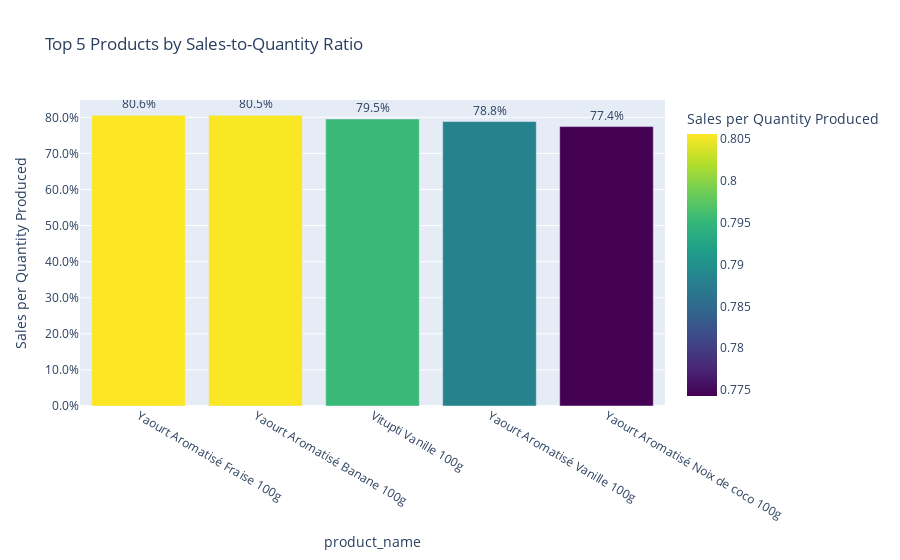

The notebook cell this image was saved under:
### Code cell
# Compute top 5 products by sales per quantity
df_product_sales = df.groupby("product_name").agg(
    total_sales=('sold_quantity', 'sum'),
    total_produced=('production_quantity', 'sum')
).reset_index()

df_product_sales['sales_per_quantity'] = df_product_sales['total_sales'] / df_product_sales['total_produced']
df_top5_products = df_product_sales.nlargest(5, "sales_per_quantity")

# Create an interactive Plotly bar chart
fig = px.bar(
    df_top5_products, 
    x="product_name", 
    y="sales_per_quantity", 
    text=df_top5_products["sales_per_quantity"].apply(lambda x: f"{x*100:.1f}%"),  # Show percentage
    labels={"sales_per_quantity": "Sales per Quantity Produced"},
    title="Top 5 Products by Sales-to-Quantity Ratio",
    color="sales_per_quantity",  # Color based on value
    color_continuous_scale="Viridis"  # Adjust color scale
)

# Format y-axis to display percentages
fig.update_yaxes(
    tickformat=".1%",  # Show in percentage format
    title_text="Sales per Quantity Produced"
)

# Adjust text label position
fig.update_traces(textposition="outside")

# Show the figure
fig.show()

### Figure 1 — Plotly figure (JSON) as saved in the notebook; plotly's stock layout.template omitted (floating-point values rounded to 4 significant figures)
{"data": [{"hovertemplate": "product_name=%{x}<br>Sales per Quantity Produced=%{marker.color}<br>text=%{text}<extra></extra>", "legendgroup": "", "marker": {"color": [0.8056, 0.8054, 0.7954, 0.7883, 0.7743], "coloraxis": "coloraxis", "pattern": {"shape": ""}}, "name": "", "orientation": "v", "showlegend": false, "text": ["80.6%", "80.5%", "79.5%", "78.8%", "77.4%"], "textposition": "outside", "type": "bar", "x": ["Yaourt Aromatisé Fraise 100g", "Yaourt Aromatisé Banane 100g", "Vitupti Vanille 100g", "Yaourt Aromatisé Vanille 100g", "Yaourt Aromatisé Noix de coco 100g"], "xaxis": "x", "y": [0.8056, 0.8054, 0.7954, 0.7883, 0.7743], "yaxis": "y"}], "layout": {"barmode": "relative", "coloraxis": {"colorbar": {"title": {"text": "Sales per Quantity Produced"}}, "colorscale": [[0, "#440154"], [0.1111, "#482878"], [0.2222, "#3e4989"], [0.3333, "#31688e"], [0.4444, "#26828e"], [0.5556, "#1f9e89"], [0.6667, "#35b779"], [0.7778, "#6ece58"], [0.8889, "#b5de2b"], [1, "#fde725"]]}, "legend": {"tracegroupgap": 0}, "title": {"text": "Top 5 Products by Sales-to-Quantity Ratio"}, "xaxis": {"anchor": "y", "domain": [0, 1], "title": {"text": "product_name"}}, "yaxis": {"anchor": "x", "domain": [0, 1], "tickformat": ".1%", "title": {"text": "Sales per Quantity Produced"}}}}
